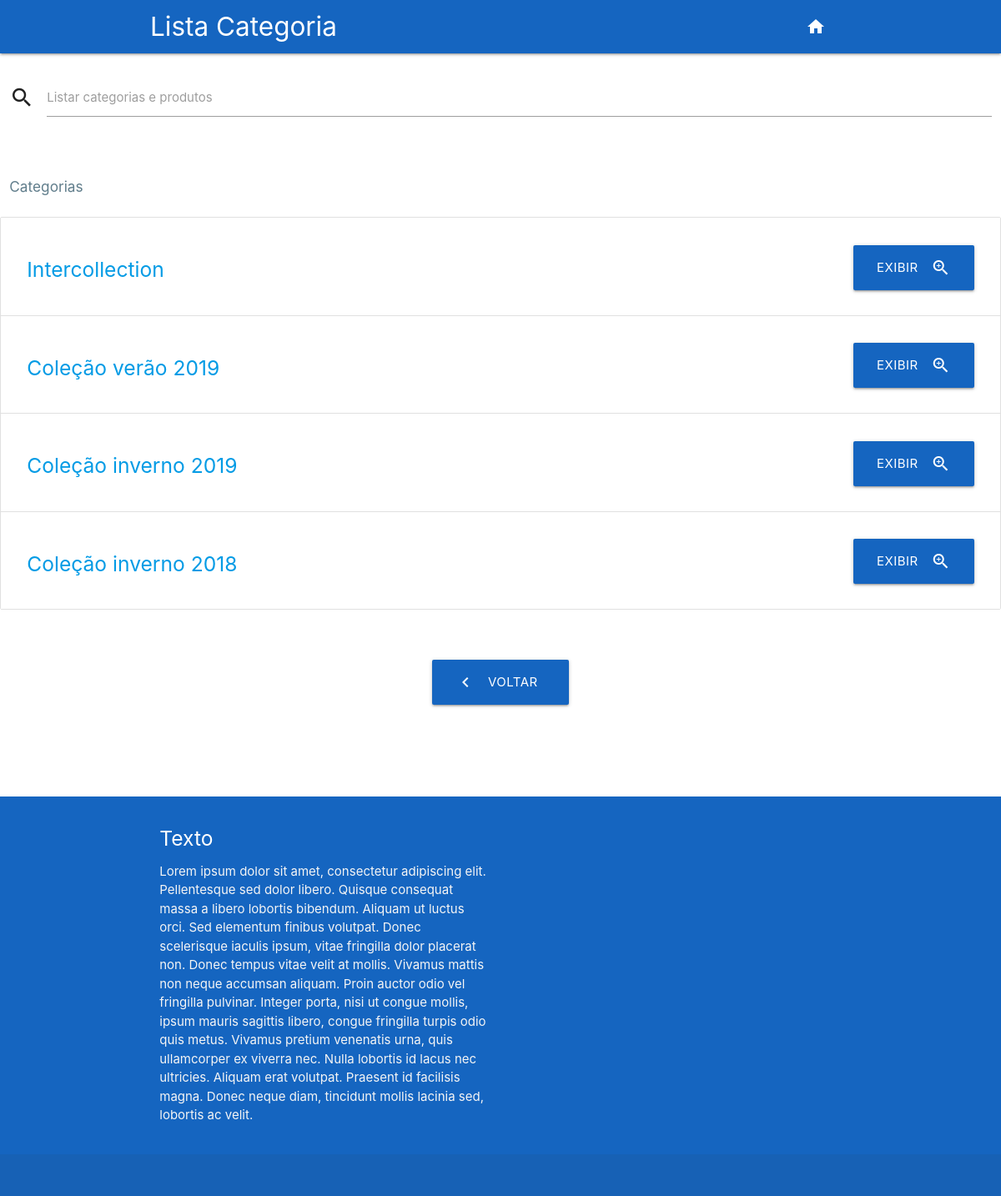
Page /categorias.php on the committed database.
### tables this page shows
CREATE TABLE `categorias` (
  `descricao_categoria` varchar(150) NOT NULL,
  `id` int(2) NOT NULL AUTO_INCREMENT,
  `nome_categoria` varchar(90) NOT NULL,
  PRIMARY KEY (`id`)
);

### categorias_c.php (the view, shortened to what this page needs)
<div class="section no-pad-bot" id="index-banner">
    <div id="Categorias">
        <div class="row">
            <form class="col s12">
                <div class="row">
                    <div class="input-field col s12">
                        <i class="material-icons prefix">search</i>
                        <input id="icon_prefix" type="text" class="validate search">
                        <label for="icon_prefix">Listar categorias e produtos</label>
                    </div></div></form></div>
        <div class="row">
            <div class="col s6"><h6 class="left blue-grey-text header">Categorias</h6></div>
        </div>
        <ul class="list collection animated bounceInUp">
            <?php
            $stmt = $DB_con->prepare('SELECT descricao_categoria, id, nome_categoria FROM categorias ORDER BY id DESC');
            $stmt->execute();
            if($stmt->rowCount() > 0)
            {
            while($row=$stmt->fetch(PDO::FETCH_ASSOC))
            {
            extract($row);
            ?>
            <li style="list-style-type: none;" class="collection-item">
                <div class="row lista-produto">
                    <a href="categoria.php?view_id=<?php echo $row['id']; ?>">
                        <div class="col s6 listas-d-produtos"><br>
                            <h5 class="left categoria-produto categoria"><?php echo utf8_encode($nome_categoria) ;?></h5>
                        </div>
                        <div class="col s6 listas-d-produtos"><br>
                                    <span style="margin-bottom: 0" class="btn-large waves-effect waves-light blue darken-3 right white-text">
                                    Exibir
                                    <i class="material-icons right">zoom_in</i>
                                    </span>
                        </div>
                    </a>
                </div>
            </li>
            <?php
            }?>
        </ul>
    </div>
    <?php
    }
    else
    {
    ?>
        <div class="row">
            <span>&nbsp; Nenhum dado localizado em tempo de execução</span>
        </div>
    <?php
    }
    ?>
        <br><br>
        <div class="row center">
        <a href="/sistema" class="round btn-large waves-effect waves-light blue darken-3">
                <i class="material-icons left large">chevron_left</i>
                Voltar &nbsp;
                </a>
        </div>
        <br><br>
        <br><br>
    </div>

### css/geral.css (style rules this page uses)
ul li { list-style-type: none; }

### rows in the picture
categorias: nome_categoria "Intercollection"
categorias: nome_categoria "Coleção verão 2019"
categorias: nome_categoria "Coleção inverno 2019"
categorias: nome_categoria "Coleção inverno 2018"

### other values in the picture
$title_Categories "Lista Categoria"
